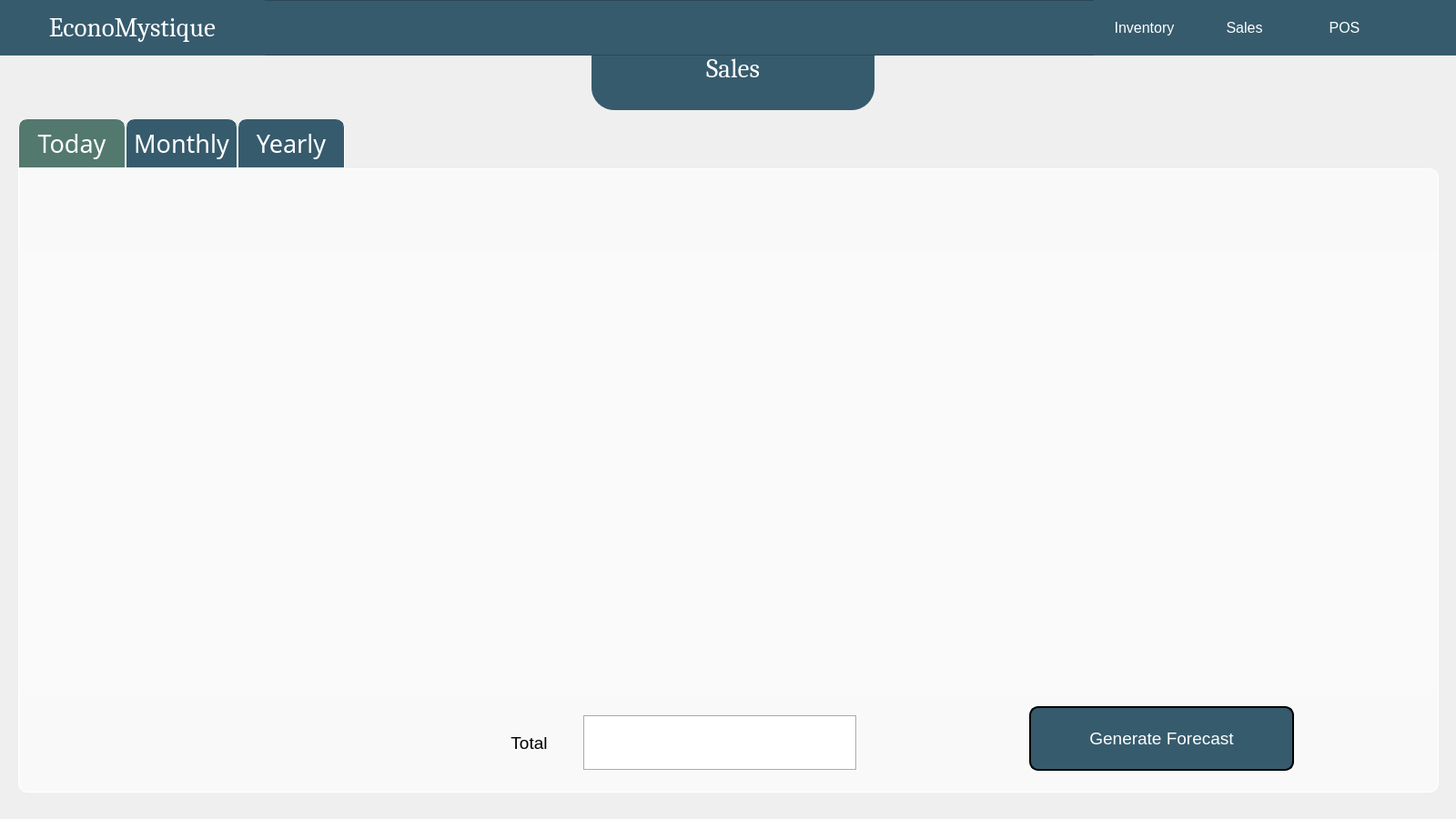
<?xml version="1.0" encoding="UTF-8"?>
<ui version="4.0">
 <class>Sales</class>
 <widget class="QWidget" name="Sales">
  <property name="geometry">
   <rect>
    <x>0</x>
    <y>0</y>
    <width>1600</width>
    <height>900</height>
   </rect>
  </property>
  <property name="windowTitle">
   <string>EconoMystique</string>
  </property>
  <property name="windowIcon">
   <iconset>
    <selectedon>../.designer/backup/img/econoLogo2.png</selectedon>
   </iconset>
  </property>
  <property name="styleSheet">
   <string notr="true">color: black;</string>
  </property>
  <widget class="QLabel" name="SalesRecords">
   <property name="geometry">
    <rect>
     <x>650</x>
     <y>30</y>
     <width>311</width>
     <height>91</height>
    </rect>
   </property>
   <property name="font">
    <font>
     <family>Cambria</family>
     <pointsize>22</pointsize>
    </font>
   </property>
   <property name="styleSheet">
    <string notr="true">border: 0px solid white;
background: #365b6d;
color: white;
border-radius: 25px;</string>
   </property>
   <property name="text">
    <string>Sales</string>
   </property>
   <property name="alignment">
    <set>Qt::AlignCenter</set>
   </property>
  </widget>
  <widget class="QTabWidget" name="QTabWidget">
   <property name="geometry">
    <rect>
     <x>20</x>
     <y>130</y>
     <width>1561</width>
     <height>741</height>
    </rect>
   </property>
   <property name="font">
    <font>
     <family>Century Gothic</family>
     <pointsize>20</pointsize>
    </font>
   </property>
   <property name="styleSheet">
    <string notr="true">QTabWidget::pane {
    border: 1px solid white;
	border-top-right-radius: 10px;
    border-bottom-left-radius: 10px;
    border-bottom-right-radius: 10px;
	background-color: rgba(255,255,255,164);
}
QTabBar::tab {
    background: #365b6d;
    border: 1px solid white;
    padding: 8px;
    border-top-left-radius: 10px;
    border-top-right-radius: 10px;
    min-width: 100px;
	color: white;
}

QTabBar::tab:selected {
    background: #53786d;
    color: white;
}

QTabBar::tab:hover {
    background: #53786d;
}</string>
   </property>
   <property name="tabPosition">
    <enum>QTabWidget::North</enum>
   </property>
   <property name="tabShape">
    <enum>QTabWidget::Rounded</enum>
   </property>
   <property name="currentIndex">
    <number>0</number>
   </property>
   <widget class="QWidget" name="tabToday">
    <attribute name="title">
     <string>Today</string>
    </attribute>
    <widget class="QTableWidget" name="productTable">
     <property name="geometry">
      <rect>
       <x>0</x>
       <y>90</y>
       <width>1561</width>
       <height>481</height>
      </rect>
     </property>
     <property name="font">
      <font>
       <pointsize>14</pointsize>
      </font>
     </property>
     <property name="styleSheet">
      <string notr="true">QTableWidget {
        background-color: rgba(255, 255, 255, 50);
		selection-background-color: #087cd4;
    	selection-color: white;
        border: none;
    }
    QHeaderView::section {
        background-color: rgba(255, 255, 255, 50);
    }
    QTableWidget::item {
        background-color: rgba(255, 255, 255, 50);
    }
QTableWidget::item:selected { 
		background-color: #087cd4;
		color: white;
	}</string>
     </property>
     <property name="frameShape">
      <enum>QFrame::Panel</enum>
     </property>
    </widget>
    <widget class="QLabel" name="lblTotal">
     <property name="geometry">
      <rect>
       <x>620</x>
       <y>600</y>
       <width>301</width>
       <height>61</height>
      </rect>
     </property>
     <property name="font">
      <font>
       <pointsize>14</pointsize>
      </font>
     </property>
     <property name="styleSheet">
      <string notr="true">background: white;
</string>
     </property>
     <property name="frameShape">
      <enum>QFrame::Box</enum>
     </property>
     <property name="frameShadow">
      <enum>QFrame::Sunken</enum>
     </property>
     <property name="text">
      <string/>
     </property>
     <property name="alignment">
      <set>Qt::AlignCenter</set>
     </property>
    </widget>
    <widget class="QLabel" name="label">
     <property name="geometry">
      <rect>
       <x>520</x>
       <y>600</y>
       <width>81</width>
       <height>61</height>
      </rect>
     </property>
     <property name="font">
      <font>
       <pointsize>14</pointsize>
      </font>
     </property>
     <property name="styleSheet">
      <string notr="true"/>
     </property>
     <property name="text">
      <string>Total</string>
     </property>
     <property name="alignment">
      <set>Qt::AlignCenter</set>
     </property>
    </widget>
    <widget class="QPushButton" name="btnForecast">
     <property name="geometry">
      <rect>
       <x>1110</x>
       <y>590</y>
       <width>291</width>
       <height>71</height>
      </rect>
     </property>
     <property name="font">
      <font>
       <pointsize>14</pointsize>
      </font>
     </property>
     <property name="styleSheet">
      <string notr="true">QPushButton{
	background: #365b6d;
	color: white;
	border-style: outset;
	border-width: 2px;
	border-radius:10px;
	border-color: black;
}
QPushButton:hover {
    background-color: #53786d;
	border: 2px solid black;
}
QPushButton:pressed {
    border-style: inset;
    background-color: #365b6d;
}</string>
     </property>
     <property name="text">
      <string>Generate Forecast</string>
     </property>
     <property name="icon">
      <iconset>
       <normaloff>img/econologo_transparent_cropped.png</normaloff>img/econologo_transparent_cropped.png</iconset>
     </property>
     <property name="iconSize">
      <size>
       <width>15</width>
       <height>40</height>
      </size>
     </property>
    </widget>
   </widget>
   <widget class="QWidget" name="tabMonthly">
    <attribute name="title">
     <string>Monthly</string>
    </attribute>
    <widget class="QComboBox" name="cbMonth">
     <property name="geometry">
      <rect>
       <x>160</x>
       <y>30</y>
       <width>231</width>
       <height>31</height>
      </rect>
     </property>
     <property name="font">
      <font>
       <pointsize>12</pointsize>
      </font>
     </property>
     <property name="styleSheet">
      <string notr="true">background: white;</string>
     </property>
    </widget>
    <widget class="QLabel" name="label_3">
     <property name="geometry">
      <rect>
       <x>30</x>
       <y>30</y>
       <width>111</width>
       <height>31</height>
      </rect>
     </property>
     <property name="font">
      <font>
       <family>Century Gothic</family>
       <pointsize>16</pointsize>
      </font>
     </property>
     <property name="text">
      <string>Month:</string>
     </property>
    </widget>
    <widget class="QLabel" name="label_4">
     <property name="geometry">
      <rect>
       <x>520</x>
       <y>600</y>
       <width>81</width>
       <height>61</height>
      </rect>
     </property>
     <property name="font">
      <font>
       <pointsize>14</pointsize>
      </font>
     </property>
     <property name="styleSheet">
      <string notr="true"/>
     </property>
     <property name="text">
      <string>Total</string>
     </property>
     <property name="alignment">
      <set>Qt::AlignCenter</set>
     </property>
    </widget>
    <widget class="QLabel" name="lblMTotal">
     <property name="geometry">
      <rect>
       <x>620</x>
       <y>600</y>
       <width>301</width>
       <height>61</height>
      </rect>
     </property>
     <property name="font">
      <font>
       <pointsize>16</pointsize>
      </font>
     </property>
     <property name="styleSheet">
      <string notr="true">background: white;
</string>
     </property>
     <property name="frameShape">
      <enum>QFrame::Box</enum>
     </property>
     <property name="frameShadow">
      <enum>QFrame::Sunken</enum>
     </property>
     <property name="text">
      <string/>
     </property>
     <property name="alignment">
      <set>Qt::AlignCenter</set>
     </property>
    </widget>
    <widget class="QTableWidget" name="mProductTable">
     <property name="geometry">
      <rect>
       <x>0</x>
       <y>90</y>
       <width>1561</width>
       <height>481</height>
      </rect>
     </property>
     <property name="font">
      <font>
       <pointsize>14</pointsize>
      </font>
     </property>
     <property name="styleSheet">
      <string notr="true">QTableWidget {
        background-color: rgba(255, 255, 255, 50);
		selection-background-color: #087cd4;
    	selection-color: white;
        border: none;
    }
    QHeaderView::section {
        background-color: rgba(255, 255, 255, 50);
    }
    QTableWidget::item {
        background-color: rgba(255, 255, 255, 50);
    }
QTableWidget::item:selected { 
		background-color: #087cd4;
		color: white;
	}</string>
     </property>
     <property name="frameShape">
      <enum>QFrame::Panel</enum>
     </property>
    </widget>
    <widget class="QComboBox" name="cbMYear">
     <property name="geometry">
      <rect>
       <x>670</x>
       <y>30</y>
       <width>231</width>
       <height>31</height>
      </rect>
     </property>
     <property name="font">
      <font>
       <pointsize>12</pointsize>
      </font>
     </property>
     <property name="styleSheet">
      <string notr="true">background: white;</string>
     </property>
    </widget>
    <widget class="QLabel" name="label_7">
     <property name="geometry">
      <rect>
       <x>540</x>
       <y>30</y>
       <width>111</width>
       <height>31</height>
      </rect>
     </property>
     <property name="font">
      <font>
       <family>Century Gothic</family>
       <pointsize>16</pointsize>
      </font>
     </property>
     <property name="text">
      <string>Year:</string>
     </property>
    </widget>
   </widget>
   <widget class="QWidget" name="tab">
    <attribute name="title">
     <string>Yearly</string>
    </attribute>
    <widget class="QComboBox" name="cbYear">
     <property name="geometry">
      <rect>
       <x>670</x>
       <y>30</y>
       <width>231</width>
       <height>31</height>
      </rect>
     </property>
     <property name="font">
      <font>
       <pointsize>12</pointsize>
      </font>
     </property>
     <property name="styleSheet">
      <string notr="true">background: white;</string>
     </property>
    </widget>
    <widget class="QLabel" name="label_5">
     <property name="geometry">
      <rect>
       <x>540</x>
       <y>30</y>
       <width>111</width>
       <height>31</height>
      </rect>
     </property>
     <property name="font">
      <font>
       <family>Century Gothic</family>
       <pointsize>16</pointsize>
      </font>
     </property>
     <property name="text">
      <string>Year:</string>
     </property>
    </widget>
    <widget class="QTableWidget" name="yProductTable">
     <property name="geometry">
      <rect>
       <x>0</x>
       <y>90</y>
       <width>1561</width>
       <height>481</height>
      </rect>
     </property>
     <property name="font">
      <font>
       <pointsize>14</pointsize>
      </font>
     </property>
     <property name="styleSheet">
      <string notr="true">QTableWidget {
        background-color: rgba(255, 255, 255, 50);
		selection-background-color: #087cd4;
    	selection-color: white;
        border: none;
    }
    QHeaderView::section {
        background-color: rgba(255, 255, 255, 50);
    }
    QTableWidget::item {
        background-color: rgba(255, 255, 255, 50);
    }
QTableWidget::item:selected { 
		background-color: #087cd4;
		color: white;
	}</string>
     </property>
     <property name="frameShape">
      <enum>QFrame::Panel</enum>
     </property>
    </widget>
    <widget class="QLabel" name="lblYTotal">
     <property name="geometry">
      <rect>
       <x>620</x>
       <y>600</y>
       <width>301</width>
       <height>61</height>
      </rect>
     </property>
     <property name="font">
      <font>
       <pointsize>14</pointsize>
      </font>
     </property>
     <property name="styleSheet">
      <string notr="true">background: white;
</string>
     </property>
     <property name="frameShape">
      <enum>QFrame::Box</enum>
     </property>
     <property name="frameShadow">
      <enum>QFrame::Sunken</enum>
     </property>
     <property name="text">
      <string/>
     </property>
     <property name="alignment">
      <set>Qt::AlignCenter</set>
     </property>
    </widget>
    <widget class="QLabel" name="label_6">
     <property name="geometry">
      <rect>
       <x>520</x>
       <y>600</y>
       <width>81</width>
       <height>61</height>
      </rect>
     </property>
     <property name="font">
      <font>
       <pointsize>14</pointsize>
      </font>
     </property>
     <property name="styleSheet">
      <string notr="true"/>
     </property>
     <property name="text">
      <string>Total</string>
     </property>
     <property name="alignment">
      <set>Qt::AlignCenter</set>
     </property>
    </widget>
   </widget>
  </widget>
  <widget class="QFrame" name="frame">
   <property name="geometry">
    <rect>
     <x>0</x>
     <y>0</y>
     <width>1601</width>
     <height>61</height>
    </rect>
   </property>
   <property name="styleSheet">
    <string notr="true">background: #365b6d;</string>
   </property>
   <property name="frameShape">
    <enum>QFrame::StyledPanel</enum>
   </property>
   <property name="frameShadow">
    <enum>QFrame::Raised</enum>
   </property>
   <widget class="QPushButton" name="btnSales">
    <property name="geometry">
     <rect>
      <x>1312</x>
      <y>0</y>
      <width>111</width>
      <height>61</height>
     </rect>
    </property>
    <property name="font">
     <font>
      <pointsize>12</pointsize>
     </font>
    </property>
    <property name="cursor">
     <cursorShape>PointingHandCursor</cursorShape>
    </property>
    <property name="styleSheet">
     <string notr="true">QPushButton {
    background-color: #365b6d;
    color: white;
    border-radius: 50px;
}
QPushButton:hover {
    background-color: #5b8ca4;
}
QPushButton:pressed {
    border-style: inset;
    background-color: #365b6d;
}
</string>
    </property>
    <property name="text">
     <string>Sales</string>
    </property>
   </widget>
   <widget class="QPushButton" name="btnInventory">
    <property name="geometry">
     <rect>
      <x>1202</x>
      <y>0</y>
      <width>111</width>
      <height>61</height>
     </rect>
    </property>
    <property name="font">
     <font>
      <pointsize>12</pointsize>
     </font>
    </property>
    <property name="cursor">
     <cursorShape>PointingHandCursor</cursorShape>
    </property>
    <property name="styleSheet">
     <string notr="true">QPushButton {
    background-color: #365b6d;
    color: white;
    border-radius: 50px;
}
QPushButton:hover {
    background-color: #5b8ca4;
}
QPushButton:pressed {
    border-style: inset;
    background-color: #365b6d;
}
</string>
    </property>
    <property name="text">
     <string>Inventory</string>
    </property>
   </widget>
   <widget class="QPushButton" name="btnPOS">
    <property name="geometry">
     <rect>
      <x>1422</x>
      <y>0</y>
      <width>111</width>
      <height>61</height>
     </rect>
    </property>
    <property name="font">
     <font>
      <pointsize>12</pointsize>
     </font>
    </property>
    <property name="cursor">
     <cursorShape>PointingHandCursor</cursorShape>
    </property>
    <property name="styleSheet">
     <string notr="true">QPushButton {
    background-color: #365b6d;
    color: white;
    border-radius: 50px;
}
QPushButton:hover {
    background-color: #5b8ca4;
}
QPushButton:pressed {
    border-style: inset;
    background-color: #365b6d;
}
</string>
    </property>
    <property name="text">
     <string>POS</string>
    </property>
   </widget>
   <widget class="QPushButton" name="btnAccount">
    <property name="geometry">
     <rect>
      <x>1530</x>
      <y>0</y>
      <width>71</width>
      <height>61</height>
     </rect>
    </property>
    <property name="cursor">
     <cursorShape>PointingHandCursor</cursorShape>
    </property>
    <property name="styleSheet">
     <string notr="true">QPushButton {
    background-color: #365b6d;
    color: white;
    border-radius: 50px;
}
QPushButton:hover {
    background-color: #5b8ca4;
}
QPushButton:pressed {
    border-style: inset;
    background-color: #365b6d;
}
</string>
    </property>
    <property name="text">
     <string/>
    </property>
    <property name="icon">
     <iconset>
      <selectedon>img/pfBtn.png</selectedon>
     </iconset>
    </property>
    <property name="iconSize">
     <size>
      <width>50</width>
      <height>50</height>
     </size>
    </property>
   </widget>
   <widget class="QPushButton" name="btnDashboard">
    <property name="geometry">
     <rect>
      <x>0</x>
      <y>0</y>
      <width>291</width>
      <height>61</height>
     </rect>
    </property>
    <property name="font">
     <font>
      <family>Cambria</family>
      <pointsize>22</pointsize>
     </font>
    </property>
    <property name="cursor">
     <cursorShape>PointingHandCursor</cursorShape>
    </property>
    <property name="styleSheet">
     <string notr="true">QPushButton {
    background-color: #365b6d;
    color: white;
    border-radius: 50px;
}
QPushButton:hover {
    background-color: #5b8ca4;
}
QPushButton:pressed {
    border-style: inset;
    background-color: #365b6d;
}
</string>
    </property>
    <property name="text">
     <string>EconoMystique</string>
    </property>
    <property name="icon">
     <iconset>
      <normaloff>img/econologo_transparent_cropped.png</normaloff>img/econologo_transparent_cropped.png</iconset>
    </property>
    <property name="iconSize">
     <size>
      <width>30</width>
      <height>30</height>
     </size>
    </property>
   </widget>
  </widget>
 </widget>
 <resources/>
 <connections/>
</ui>
